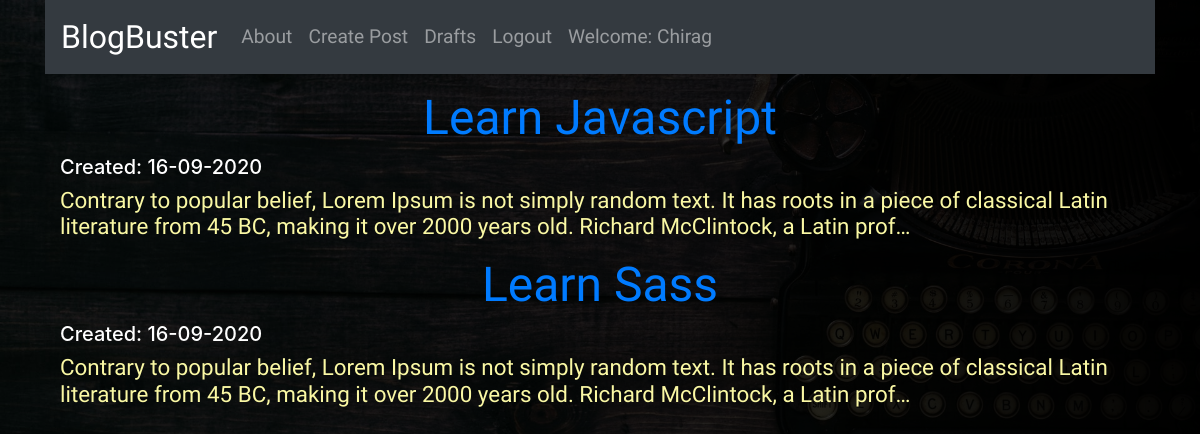
Screenshot of /drafts/ (signed in) with the database file from the repository.
### blog/models.py (models this page shows, shortened)
class Post(models.Model):
    author = models.ForeignKey(User,on_delete=models.SET(get_dummy_user))
    title = models.CharField(max_length=264)
    text = models.TextField()
    create_date = models.DateTimeField(default=timezone.now)
    published_date = models.DateTimeField(blank=True,null=True)

### blog/views.py (the view)
# urls.py: path('drafts/',views.DraftListView.as_view(),name='draft_lists'),
class DraftListView(LoginRequiredMixin,ListView):
    login_url = '/login/'
    template_name = 'blog/post_draft_list.html'
    redirect_field_name = 'blog/post_list.html'
    model = Post
    def get_queryset(self):
        user = self.request.user
        return Post.objects.filter(published_date__isnull=True).filter(author=user)

### blog/templates/blog/post_draft_list.html (shortened to what this page needs)
{% extends 'base.html' %}
{% block content %}
    {% if post_list %}
    {% for post in post_list %}
    <div class="post">
        <h1 class="post-title"><a href="{% url 'post_detail' pk=post.pk %}">{{post.title}}</a></h1>
        <h5>Created: {{post.create_date|date:'d-m-Y'}}</h5>
        <h4 class="postcontent">{{post.text|safe|truncatechars:200}}</h4>
    </div>
    {% endfor %}
    {% else %}
    <div class="jumbotron mt-5">
        <h3 align="center">No articles in Drafts...</h3>
    </div>
    {% endif %}
{% endblock %}

### templates/base.html (shortened to what this page needs)
<!DOCTYPE html>
{% load static %}
<html lang="en">
<head>
  <link rel="stylesheet" href="https://stackpath.bootstrapcdn.com/bootstrap/4.5.2/css/bootstrap.min.css"
>
  <link rel="stylesheet" href="//cdn.jsdelivr.net/npm/medium-editor@latest/dist/css/medium-editor.min.css"
    type="text/css" media="screen" charset="utf-8">
  <link rel="stylesheet" href="{% static 'css/blog.css' %}">
</head>
<body>
    <div class="container">
      <nav class="navbar navbar-expand-lg navbar-dark bg-dark ">
        <a class="navbar-brand nav-text" href="{% url 'post_list' %}">BlogBuster</a>
        <div class="collapse navbar-collapse" id="navbarNav">
          <ul class="navbar-nav">
            <li class="nav-item">
              <a class="nav-link nav-text-items" href="{% url 'about' %}">About</a>
            </li>
            {% if user.is_authenticated %}
            <li class="nav-item ">
              <a class="nav-link nav-text-items" href="{% url 'post_create' %}">Create Post</a>
            </li>
            <li class="nav-item">
              <a class="nav-link nav-text-items" href="{% url 'draft_lists' %}">Drafts</a>
            </li>
            <li class="nav-item">
              <a class="nav-link nav-text-items" href="{% url 'logout' %}?next=/">Logout</a>
            </li>
            <li class="nav-item">
              <a class="nav-link nav-text-items"> Welcome: {{user.username|title}}</a>
            </li>
            {% endif %}
          </ul>
        </div>
      </nav>
      <div class="content container">
            <div class="blog_post">
              {% block content %}
              {% endblock %}
            </div>
          </div>
        </div>
</body>
</html>

### blog/static/css/blog.css (style rules this page uses)
body { background-image: linear-gradient(to right, #00000081,#000000f8), url('../images/back-ground1.jpg'); background-position: center; background-size: cover; color: white; }
.nav-text { font-size: 2em; font-family: 'Grandstander', cursive; font-weight: 500; }
.nav-text-items { font-size: 1.2em; font-family: 'Grandstander', cursive; font-weight: 500; }
.post-title { font-family: 'Grandstander', sans-serif; font-size: 3em; text-align: center; margin-top: 15px; }
.postcontent { font-family: 'Grandstander', cursive; font-size: 1.4em; color: #faf8a4; }

### rows the page displays
Post: title "Learn Javascript", create_date "16-09-2020", text "Contrary to popular belief, Lorem Ipsum is not simply random text. It has roots in a piece of classical Latin literature from 45 BC, making it over 2000 years old. Richard McClintock, a Latin prof…"
Post: title "Learn Sass", create_date "16-09-2020", text "Contrary to popular belief, Lorem Ipsum is not simply random text. It has roots in a piece of classical Latin literature from 45 BC, making it over 2000 years old. Richard McClintock, a Latin prof…"

### other values shown
{{ user.username|title }} "Chirag"
